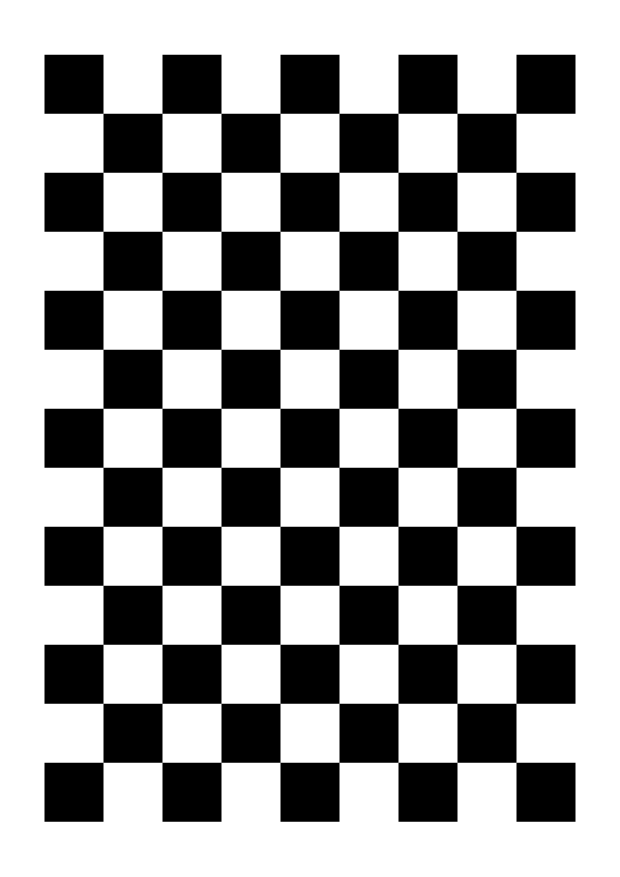
#> input picture camera/calibration_data/chessboard_8x12_20mm_A4.png, 2480 x 3507 px, given in place of the camera (shown at 1/4 size)
$ python detect.py   (older library calls are emulated)
#> lines starting #> are read from the running program, lines starting #| are printed output that depends on the picture; after the words box and inside, x2 and y2 are one past the last pixel; in counts of white or black regions, pixels touching at a corner belong together
### camera/utils.py
"""Utility functions for stereo camera operations."""

import cv2
import numpy as np

from . import config


def open_stereo_cameras(width=None, height=None, fps=None):
    """Open both cameras with given or configured settings.

    Returns (cap_left, cap_right).
    """
    width = width or config.FRAME_WIDTH
    height = height or config.FRAME_HEIGHT
    fps = fps or config.FPS

    fourcc = cv2.VideoWriter.fourcc(*config.CODEC)
    caps = []
    for dev in (config.CAM_LEFT, config.CAM_RIGHT):
        cap = cv2.VideoCapture(dev, cv2.CAP_V4L2)
        # MJPG codec MUST be set before resolution to avoid USB bandwidth issues
        cap.set(cv2.CAP_PROP_FOURCC, fourcc)
        cap.set(cv2.CAP_PROP_FRAME_WIDTH, width)
        cap.set(cv2.CAP_PROP_FRAME_HEIGHT, height)
        cap.set(cv2.CAP_PROP_FPS, fps)
        cap.set(cv2.CAP_PROP_BUFFERSIZE, 1)  # minimize frame queue lag
        caps.append(cap)

    cap_left, cap_right = caps

    if not cap_left.isOpened() or not cap_right.isOpened():
        raise RuntimeError(
            f"Failed to open cameras. "
            f"Left ({config.CAM_LEFT}): {cap_left.isOpened()}, "
            f"Right ({config.CAM_RIGHT}): {cap_right.isOpened()}"
        )

    actual_w = int(cap_left.get(cv2.CAP_PROP_FRAME_WIDTH))
    actual_h = int(cap_left.get(cv2.CAP_PROP_FRAME_HEIGHT))
    actual_fps = cap_left.get(cv2.CAP_PROP_FPS)
    print(f"Cameras opened: {actual_w}x{actual_h} @ {actual_fps:.0f} fps")

    return cap_left, cap_right


def load_calibration(target_size=None):
    """Load stereo calibration and compute rectification remap maps.

    If *target_size* differs from the calibration resolution the intrinsic
    matrices are scaled automatically.
    """
    data = np.load(config.CALIBRATION_FILE)
#> (reads camera/calibration_data/stereo_calibration.npz from the repository)
    K1, D1 = data["K1"], data["D1"]
    K2, D2 = data["K2"], data["D2"]
    R, T = data["R"], data["T"]
    calib_size = tuple(data["image_size"])  # (w, h) from calibration

    if target_size is None:
        target_size = (config.FRAME_WIDTH, config.FRAME_HEIGHT)

    # Scale intrinsics from calibration resolution to tracking resolution
    sx = target_size[0] / calib_size[0]
    sy = target_size[1] / calib_size[1]

    K1_scaled = K1.copy()
    K2_scaled = K2.copy()
    K1_scaled[0, :] *= sx
    K1_scaled[1, :] *= sy
    K2_scaled[0, :] *= sx
    K2_scaled[1, :] *= sy

    R1, R2, P1, P2, Q, _, _ = cv2.stereoRectify(
        K1_scaled, D1, K2_scaled, D2, target_size, R, T, alpha=0
    )

    map1_left, map2_left = cv2.initUndistortRectifyMap(
        K1_scaled, D1, R1, P1, target_size, cv2.CV_16SC2
    )
    map1_right, map2_right = cv2.initUndistortRectifyMap(
        K2_scaled, D2, R2, P2, target_size, cv2.CV_16SC2
    )

    baseline_mm = np.linalg.norm(T)
    print(f"Calibration loaded: {calib_size[0]}x{calib_size[1]} -> "
          f"scaled to {target_size[0]}x{target_size[1]}, "
          f"baseline: {baseline_mm:.1f} mm")

    return {
        "K1": K1_scaled, "D1": D1,
        "K2": K2_scaled, "D2": D2,
        "R": R, "T": T,
        "R1": R1, "R2": R2, "P1": P1, "P2": P2, "Q": Q,
        "map1_left": map1_left, "map2_left": map2_left,
        "map1_right": map1_right, "map2_right": map2_right,
    }


def rectify_pair(frame_left, frame_right, calib):
    """Rectify a stereo image pair using precomputed remap maps."""
    left = cv2.remap(frame_left, calib["map1_left"], calib["map2_left"],
                     cv2.INTER_LINEAR)
    right = cv2.remap(frame_right, calib["map1_right"], calib["map2_right"],
                      cv2.INTER_LINEAR)
    return left, right


# [19 lines left out: function camera_to_sim, not called in this run]

### camera/detect.py
#!/usr/bin/env python3
"""Real-time 3D table tennis ball tracker using stereo vision.

Standalone usage:
  python -m camera.detect

Programmatic usage:
  from camera.detect import BallTracker
  tracker = BallTracker()
  tracker.start()
  pos, vel = tracker.get_position_3d()  # returns sim coords (m) or (None, None)
  tracker.stop()

Controls (standalone):
  Q     = Quit
  T     = Toggle HSV tuning mode
  S     = Save HSV values (in tuning mode)
  R     = Toggle raw/rectified view
  K     = Toggle Kalman filter
  SPACE = Pause/resume
"""

import re
import sys
import time
import threading
from collections import deque

import cv2
import numpy as np

try:
    from . import config
    from .utils import open_stereo_cameras, load_calibration, rectify_pair, camera_to_sim
except ImportError:
    import config
    from utils import open_stereo_cameras, load_calibration, rectify_pair, camera_to_sim

PLOT_HISTORY = 200
PLOT_HEIGHT = 300
PLOT_WIDTH = 600


# ---------------------------------------------------------------------------
# Ball detection
# ---------------------------------------------------------------------------

def detect_ball(frame, hsv_lower, hsv_upper, min_radius, roi=None):
    """Detect the ball in a single frame.

    roi: optional (x0, y0, x1, y1) search window. Detection runs on the
    crop only and returned coordinates are mapped back to full-frame.
    Returns (center_x, center_y, radius) with sub-pixel precision, or None.
    """
    if roi is not None:
        x0, y0, x1, y1 = roi
        x0 = max(0, int(x0)); y0 = max(0, int(y0))
        x1 = min(frame.shape[1], int(x1)); y1 = min(frame.shape[0], int(y1))
        if x1 - x0 < 8 or y1 - y0 < 8:
            return None
        frame = frame[y0:y1, x0:x1]

    found = _detect_ball_full(frame, hsv_lower, hsv_upper, min_radius)
    if found is None or roi is None:
        return found
    return (found[0] + x0, found[1] + y0, found[2])


def _detect_ball_full(frame, hsv_lower, hsv_upper, min_radius):
    """Full detection pipeline on the given (sub-)image."""
    hsv = cv2.cvtColor(frame, cv2.COLOR_BGR2HSV)
    mask = cv2.inRange(hsv, np.array(hsv_lower), np.array(hsv_upper))

    mask = cv2.GaussianBlur(mask, (9, 9), 2)
    _, mask = cv2.threshold(mask, 127, 255, cv2.THRESH_BINARY)
    kernel = cv2.getStructuringElement(cv2.MORPH_ELLIPSE, (7, 7))
    mask = cv2.morphologyEx(mask, cv2.MORPH_CLOSE, kernel, iterations=2)
    mask = cv2.erode(mask, kernel, iterations=1)
    mask = cv2.dilate(mask, kernel, iterations=2)

    contours, _ = cv2.findContours(mask, cv2.RETR_EXTERNAL,
                                   cv2.CHAIN_APPROX_SIMPLE)
    if not contours:
        return None

    best_cnt = None
    best_area = 0

    for cnt in contours:
        area = cv2.contourArea(cnt)
        if area < np.pi * min_radius ** 2:
            continue
        perimeter = cv2.arcLength(cnt, True)
        if perimeter == 0:
            continue
        circularity = 4 * np.pi * area / (perimeter * perimeter)
        if circularity > 0.4 and area > best_area:
            (_, _), radius = cv2.minEnclosingCircle(cnt)
            if radius >= min_radius:
                best_cnt = cnt
                best_area = area

    if best_cnt is None:
        return None

    M = cv2.moments(best_cnt)
    if M["m00"] == 0:
        return None
    cx = M["m10"] / M["m00"]
    cy = M["m01"] / M["m00"]
    _, radius = cv2.minEnclosingCircle(best_cnt)
    return (cx, cy, radius)


# ---------------------------------------------------------------------------
# Triangulation
# ---------------------------------------------------------------------------

# [7 lines left out: function triangulate_point, not called in this run]


# ---------------------------------------------------------------------------
# Kalman filter
# ---------------------------------------------------------------------------

GRAVITY_MM = 9810.0  # mm/s²


class BallKalman:
    """9-state constant-acceleration Kalman filter for 3D ball tracking.

    States: [x, y, z, vx, vy, vz, ax, ay, az] (mm, mm/s, mm/s²).
    A gravity feedforward on Z lets the acceleration states stay near zero
    during free flight instead of having to learn -g every rally, which
    removes the systematic vz undershoot of a constant-velocity model.
    Measurements are 3D positions from stereo triangulation (mm).
    """

    def __init__(self, process_noise=500.0, measurement_noise=20.0,
                 gate_distance=250.0):
        # Tuning (units: mm, s)
        q_pos = process_noise * 0.01      # position jitter
        q_vel = process_noise * 0.5       # velocity change per frame
        q_acc = process_noise * 2.0       # acceleration change
        self.q = np.diag([q_pos] * 3 + [q_vel] * 3 + [q_acc] * 3)
        self.r = np.eye(3) * measurement_noise
        # Reject measurements farther than this from the prediction (mm)
        self.gate_distance = gate_distance
        # NIS threshold above which we assume a manoeuvre (table bounce):
        # chi2(3 dof, p=0.01) = 11.34. On trigger the covariance is inflated
        # so the filter snaps to measurements within a frame or two.
        self.nis_threshold = 11.34
        self.cov_inflation = 25.0

        self.x = None          # state vector (9,)
        self.P = np.eye(9) * 1000.0
        self.initialized = False
        self.last_time = None
        self.frames_without_measurement = 0
        self.max_predict_frames = 15

    # [11 lines left out: function _transition, not called in this run]

    def update(self, measurement_3d, timestamp):
        """Update with a new 3D measurement (or None to predict only).

        Returns (position, velocity) as 3-element numpy arrays in mm,
        or (None, None).
        """
        if not self.initialized:
            if measurement_3d is None:
                return None, None
            # Gravity enters via the control input, so accel states start at
            # zero and only absorb deviations (drag) from free fall.
            self.x = np.array([measurement_3d[0], measurement_3d[1],
                               measurement_3d[2], 0.0, 0.0, 0.0,
                               0.0, 0.0, 0.0])
            self.last_time = timestamp
            self.initialized = True
            self.frames_without_measurement = 0
            return self.x[:3].copy(), self.x[3:6].copy()

        dt = float(np.clip(timestamp - self.last_time, 0.001, 0.5)) \
            if self.last_time is not None else 1.0 / 30.0
        self.last_time = timestamp

        # Predict
        F, gravity = self._transition(dt)
        self.x = F @ self.x + gravity
        self.P = F @ self.P @ F.T + self.q

        # Gate: reject outliers far from the prediction
        accepted = False
        if measurement_3d is not None:
            z = np.asarray(measurement_3d[:3], dtype=np.float64)
            innovation = z - self.x[:3]
            if np.linalg.norm(innovation) <= self.gate_distance:
                H = np.zeros((3, 9))
                H[0, 0] = H[1, 1] = H[2, 2] = 1.0
                S = H @ self.P @ H.T + self.r
                nis = float(innovation @ np.linalg.solve(S, innovation))
                if nis > self.nis_threshold:
                    # Abrupt change (table bounce): inflate covariance and
                    # recompute the gain so the filter follows the manoeuvre.
                    self.P *= self.cov_inflation
                    S = H @ self.P @ H.T + self.r
                K = self.P @ H.T @ np.linalg.inv(S)
                self.x = self.x + K @ innovation
                self.P = (np.eye(9) - K @ H) @ self.P
                self.frames_without_measurement = 0
                accepted = True

        if not accepted:
            self.frames_without_measurement += 1
            if self.frames_without_measurement > self.max_predict_frames:
                self.initialized = False
                return None, None

        return self.x[:3].copy(), self.x[3:6].copy()


# ---------------------------------------------------------------------------
# Search-window tracking
# ---------------------------------------------------------------------------

class RoiWindow:
    """Search window for one camera view.

    Follows the last detection and progressively widens on misses until the
    full frame is searched again. Keeps per-frame detection cost roughly
    constant instead of scanning the whole image.
    """

    # [27 lines left out: functions __init__, reset, on_detection, on_miss, not called in this run]

    @property
    def active(self) -> bool:
        return self.center is not None

    # [8 lines left out: function rect, not called in this run]


# ---------------------------------------------------------------------------
# BallTracker — programmatic interface for the bridge pipeline
# ---------------------------------------------------------------------------

class BallTracker:
    """Thread-safe 3D ball tracker for real-time use.

    Runs camera capture + detection in a background thread and exposes the
    latest Kalman-filtered position/velocity in spinoza simulation
    coordinates (metres, Z-up).
    """

    # [139 lines left out: functions __init__, start, stop, get_position_3d, get_raw_position_mm, get_timing and 1 more, not called in this run]


# ---------------------------------------------------------------------------
# Standalone GUI
# ---------------------------------------------------------------------------

def _draw_info(frame, ball, label, position_3d=None):
    """Draw detection info on frame."""
    if ball is not None:
        cx, cy, r = ball
        x, y, r_int = int(cx), int(cy), int(r)
        cv2.circle(frame, (x, y), r_int, (0, 255, 0), 2)
        cv2.circle(frame, (x, y), 3, (0, 0, 255), -1)
        cv2.putText(frame, f"{label} ({cx:.1f},{cy:.1f})", (x - r_int, y - r_int - 10),
                    cv2.FONT_HERSHEY_SIMPLEX, 0.5, (0, 255, 0), 1)
    if position_3d is not None:
        x_mm, y_mm, z_mm = position_3d
        text = f"X={x_mm:.0f} Y={y_mm:.0f} Z={z_mm:.0f} mm"
        cv2.putText(frame, text, (10, frame.shape[0] - 20),
                    cv2.FONT_HERSHEY_SIMPLEX, 0.5, (0, 255, 255), 2)
    return frame


def _draw_plot(times, xs, ys, zs, kxs=None, kys=None, kzs=None):
    """Draw X/Y/Z time-series plot. Raw=thin, Kalman=thick."""
    plot = np.zeros((PLOT_HEIGHT, PLOT_WIDTH, 3), dtype=np.uint8)
    plot[:] = (30, 30, 30)

    if len(times) < 2:
        return plot

    t_arr = np.array(times)
    channels = [
        (np.array(xs), (0, 0, 255), "X"),
        (np.array(ys), (0, 255, 0), "Y"),
        (np.array(zs), (255, 200, 0), "Z"),
    ]

    kalman_channels = None
    if kxs is not None:
        kalman_channels = [
            (np.array(kxs), (0, 0, 255), "X"),
            (np.array(kys), (0, 255, 0), "Y"),
            (np.array(kzs), (255, 200, 0), "Z"),
        ]

    all_vals = np.concatenate([c[0] for c in channels])
    if kalman_channels:
        all_vals = np.concatenate([all_vals] + [c[0] for c in kalman_channels])
    valid = all_vals[~np.isnan(all_vals)]
    if len(valid) == 0:
        return plot

    v_min, v_max = np.min(valid), np.max(valid)
    margin = max((v_max - v_min) * 0.1, 10)
    v_min -= margin
    v_max += margin

    margin_left = 60
    margin_top = 20
    margin_bottom = 25
    draw_w = PLOT_WIDTH - margin_left - 10
    draw_h = PLOT_HEIGHT - margin_top - margin_bottom

    for i in range(5):
        val = v_min + (v_max - v_min) * (4 - i) / 4
        y_px = margin_top + int(draw_h * i / 4)
        cv2.putText(plot, f"{val:.0f}", (2, y_px + 4),
                    cv2.FONT_HERSHEY_SIMPLEX, 0.35, (120, 120, 120), 1)
        cv2.line(plot, (margin_left, y_px), (PLOT_WIDTH - 10, y_px), (50, 50, 50), 1)

    t_min, t_max = t_arr[0], t_arr[-1]
    t_span = max(t_max - t_min, 0.1)

    # [11 lines left out: function to_points, not called in this run]

    raw_alpha = 0.4 if kalman_channels else 1.0
    for vals, color, _ in channels:
        draw_color = tuple(int(c * raw_alpha) for c in color) if kalman_channels else color
        pts = to_points(vals)
        for i in range(1, len(pts)):
            if pts[i - 1] is not None and pts[i] is not None:
                cv2.line(plot, pts[i - 1], pts[i], draw_color, 1, cv2.LINE_AA)

    if kalman_channels:
        for vals, color, _ in kalman_channels:
            pts = to_points(vals)
            for i in range(1, len(pts)):
                if pts[i - 1] is not None and pts[i] is not None:
                    cv2.line(plot, pts[i - 1], pts[i], color, 2, cv2.LINE_AA)

    for i, (_, color, label) in enumerate(channels):
        lx = margin_left + 5 + i * 70
        cv2.putText(plot, label, (lx + 15, 15),
                    cv2.FONT_HERSHEY_SIMPLEX, 0.4, color, 1)
        cv2.line(plot, (lx, 12), (lx + 12, 12), color, 2)

    if kalman_channels:
        cv2.putText(plot, "thick=Kalman thin=raw", (PLOT_WIDTH - 200, 15),
                    cv2.FONT_HERSHEY_SIMPLEX, 0.3, (120, 120, 120), 1)

    cv2.putText(plot, "mm", (5, 15),
                cv2.FONT_HERSHEY_SIMPLEX, 0.4, (120, 120, 120), 1)

    return plot


# [18 lines left out: functions _create_hsv_trackbars, _get_hsv_from_trackbars, not called in this run]


def main():
    print("=== Spinoza Camera: 3D Ball Tracker ===\n")

    try:
        calib = load_calibration()
    except FileNotFoundError:
        print("No calibration found! Run 'python -m camera.calibrate' first.")
        sys.exit(1)

    cap_left, cap_right = open_stereo_cameras()

    P1, P2 = calib["P1"], calib["P2"]
    hsv_lower = config.BALL_HSV_LOWER
    hsv_upper = config.BALL_HSV_UPPER
    min_radius = config.BALL_MIN_RADIUS

    tuning_mode = False
    use_rectified = True
    use_kalman = True
    paused = False
    frame_count = 0
    fps_timer = time.time()
    fps_display = 0.0

    kalman = BallKalman(process_noise=500.0, measurement_noise=20.0)

    history_x = deque(maxlen=PLOT_HISTORY)
    history_y = deque(maxlen=PLOT_HISTORY)
    history_z = deque(maxlen=PLOT_HISTORY)
    history_kx = deque(maxlen=PLOT_HISTORY)
    history_ky = deque(maxlen=PLOT_HISTORY)
    history_kz = deque(maxlen=PLOT_HISTORY)
    history_t = deque(maxlen=PLOT_HISTORY)
    t_start = time.time()

    print("\nControls: Q=Quit T=HSV-tuning S=Save-HSV R=Rectify K=Kalman SPACE=Pause")

    frame_l = frame_r = None

    try:
        while True:
            if not paused:
                if not cap_left.grab() or not cap_right.grab():
                    print("Grab error!")
                    break
                ret_l, frame_l = cap_left.retrieve()
#> frame_l is the input picture: shape (3507, 2480, 3); 62.2% white; 1 black region, box (x1, y1, x2, y2) and area: (178, 219, 2302, 3287) 3286064
#> ret_l = True
                ret_r, frame_r = cap_right.retrieve()
#> ret_r = True
                if not ret_l or not ret_r:
                    print("Decode error!")
                    break
                frame_count += 1
                if frame_count % 10 == 0:
                    now = time.time()
                    fps_display = 10.0 / (now - fps_timer)
                    fps_timer = now

            if frame_l is None:
                continue

            if use_rectified:
                rect_l, rect_r = rectify_pair(frame_l, frame_r, calib)
#> in rectify_pair, `left = cv2.remap(frame_left, calib["map1_left"], calib["map2_left"], c..`:
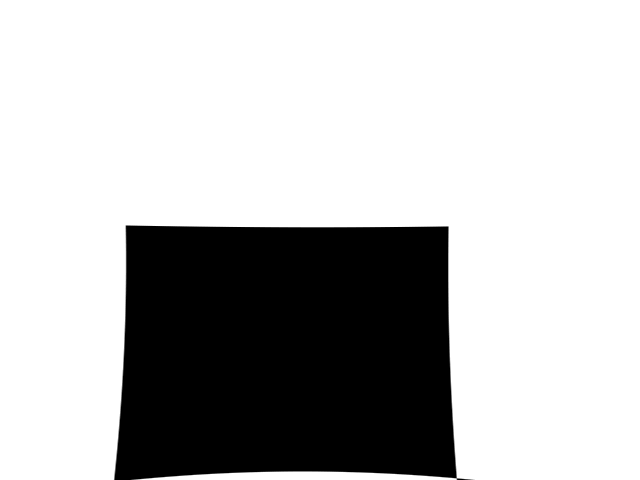
#> left: shape (480, 640, 3); min 0, max 255, mean 187.6
#> in rectify_pair, `right = cv2.remap(frame_right, calib["map1_right"], calib["map2_right"..`:
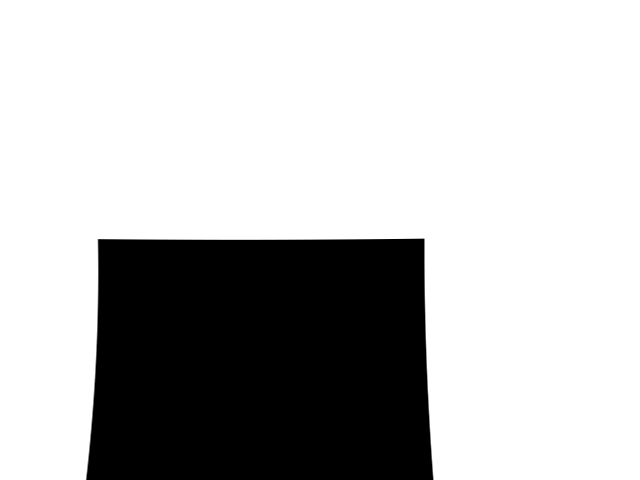
#> right: shape (480, 640, 3); min 0, max 255, mean 188.6
            else:
                rect_l, rect_r = frame_l.copy(), frame_r.copy()

            if tuning_mode:
                hsv_lower, hsv_upper = _get_hsv_from_trackbars()

            ball_l = detect_ball(rect_l, hsv_lower, hsv_upper, min_radius)
#> (the rest of the program and of its run is left out)
